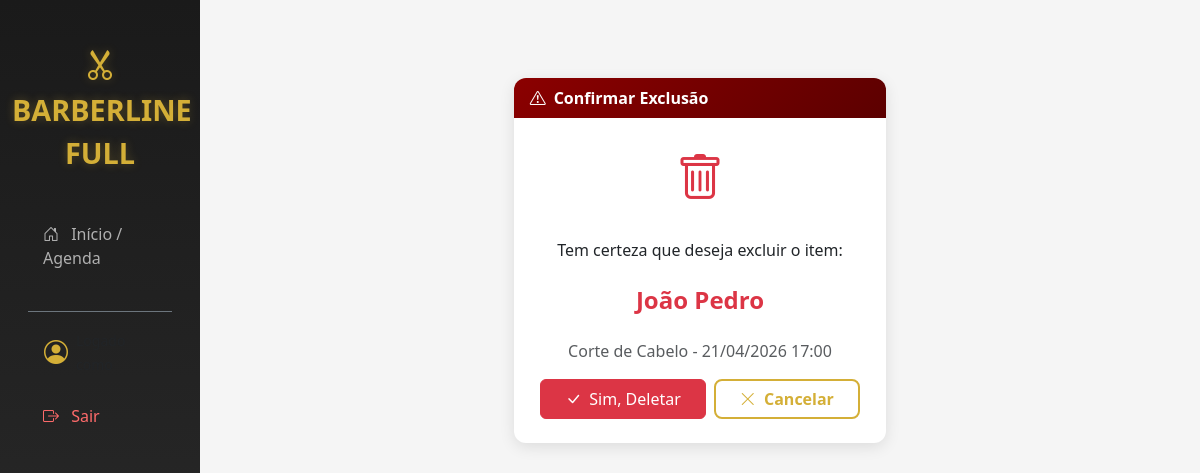
The page /excluir-agendamento/6/ on the database its author committed.
### agendamentos/models.py (models this page shows, shortened)
class Agendamento(models.Model):
    STATUS_CHOICES = [
        ('agendado', 'Agendado'),
        ('confirmado', 'Confirmado'),
        ('em_andamento', 'Em Andamento'),
        ('finalizado', 'Finalizado'),
        ('cancelado', 'Cancelado'),
    ]
    cliente = models.ForeignKey(
        settings.AUTH_USER_MODEL,
        on_delete=models.CASCADE,
        related_name='agendamentos_cliente'
    )
    barbeiro = models.ForeignKey(
        settings.AUTH_USER_MODEL,
        on_delete=models.CASCADE,
        related_name='agendamentos_barbeiro'
    )
    servico = models.ForeignKey(
        Servico,
        on_delete=models.CASCADE
    )
    data_hora = models.DateTimeField()
    status = models.CharField(
        max_length=20,
        choices=STATUS_CHOICES,
        default='agendado'
    )
    observacoes = models.TextField(blank=True, null=True)
    finalizado = models.BooleanField(default=False)

### usuarios/models.py (models this page shows, shortened)
class Usuario(AbstractUser):
    class Tipo(models.TextChoices):
        ADMIN = 'ADMIN', 'Administrador'
        BARBEIRO = 'BARBEIRO', 'Barbeiro'
        CLIENTE = 'CLIENTE', 'Cliente'
    tipo = models.CharField(
        max_length=20,
        choices=Tipo.choices,
        default=Tipo.CLIENTE
    )
    telefone = models.CharField(max_length=15, blank=True, null=True)

### core/models.py (models this page shows, shortened)
class Servico(models.Model):
    nome = models.CharField(max_length=100)
    descricao = models.TextField(blank=True, null=True)
    preco = models.DecimalField(max_digits=10, decimal_places=2)
    duracao_minutos = models.IntegerField(default=30)

### agendamentos/views.py (the view)
# urls.py: path('excluir-agendamento/<int:pk>/', views.excluir_agendamento, name='excluir_agendamento'),
def excluir_agendamento(request, pk):
    agendamento = get_object_or_404(Agendamento, pk=pk)
    if request.method == 'POST':
        agendamento.delete()
        return redirect('dashboard')
    return render(request, 'confirmar_exclusao.html', {'item': agendamento, 'tipo': 'agendamento'})

### templates/confirmar_exclusao.html (shortened to what this page needs)
{% extends 'base.html' %}
{% block content %}
<div class="container pt-5">
    <div class="row justify-content-center">
        <div class="col-md-5">
            <div class="card">
                <div class="card-header" style="background: linear-gradient(135deg, #8b0000 0%, #5c0000 100%);">
                    <i class="bi bi-exclamation-triangle me-2"></i>Confirmar Exclusão
                </div>
                <div class="card-body text-center p-4">
                    <div class="mb-4">
                        <i class="bi bi-trash text-danger" style="font-size: 3rem;"></i>
                    </div>
                    <p class="mb-4">Tem certeza que deseja excluir o item:</p>
                    {% if tipo == 'agendamento' %}
                        <h4 class="text-danger mb-4">{{ item.cliente.first_name }} {{ item.cliente.last_name }}</h4>
                        <p class="text-muted">{{ item.servico.nome }} - {{ item.data_hora|date:"d/m/Y H:i" }}</p>
                    {% else %}
                        <h4 class="text-danger mb-4">{{ item.nome }}</h4>
                    {% endif %}
                    <form method="POST" class="d-flex gap-2 justify-content-center">
                        <button type="submit" class="btn btn-danger px-4">
                            <i class="bi bi-check-lg me-1"></i> Sim, Deletar
                        </button>
                        {% if tipo == 'agendamento' %}
                        <a href="{% url 'dashboard' %}" class="btn btn-outline-gold px-4">
                            <i class="bi bi-x-lg me-1"></i> Cancelar
                        </a>
                        {% else %}
                        <a href="{% url 'estoque' %}" class="btn btn-outline-gold px-4">
                            <i class="bi bi-x-lg me-1"></i> Cancelar
                        </a>
                        {% endif %}
                    </form>
                </div>
            </div>
        </div>
    </div>
</div>
{% endblock %}

### templates/base.html (style rules this page uses)
:root { --primary-black: #1a1a1a; --secondary-black: #2d2d2d; --dark-gray: #404040; --light-gray: #f5f5f5; --white: #ffffff; --gold: #d4af37; --gold-light: #e8c547; --gold-dark: #b8962e; }
body { background-color: var(--light-gray); font-family: 'Segoe UI', Tahoma, Geneva, Verdana, sans-serif; }
.card { border: none; border-radius: 12px; box-shadow: 0 4px 15px rgba(0,0,0,0.1); transition: transform 0.3s ease, box-shadow 0.3s ease; }
.card-header { background: var(--primary-black); color: var(--white); border-radius: 12px 12px 0 0 !important; font-weight: 600; border: none; }
.btn-outline-gold { border: 2px solid var(--gold); color: var(--gold); background: transparent; font-weight: 600; border-radius: 8px; transition: all 0.3s ease; }
h1, h2, h3, h4, h5 { color: var(--primary-black); font-weight: 700; }

### rows shown on the page
Agendamento: cliente.first_name "João", cliente.last_name "Pedro", servico.nome "Corte de Cabelo", data_hora "21/04/2026 17:00"
